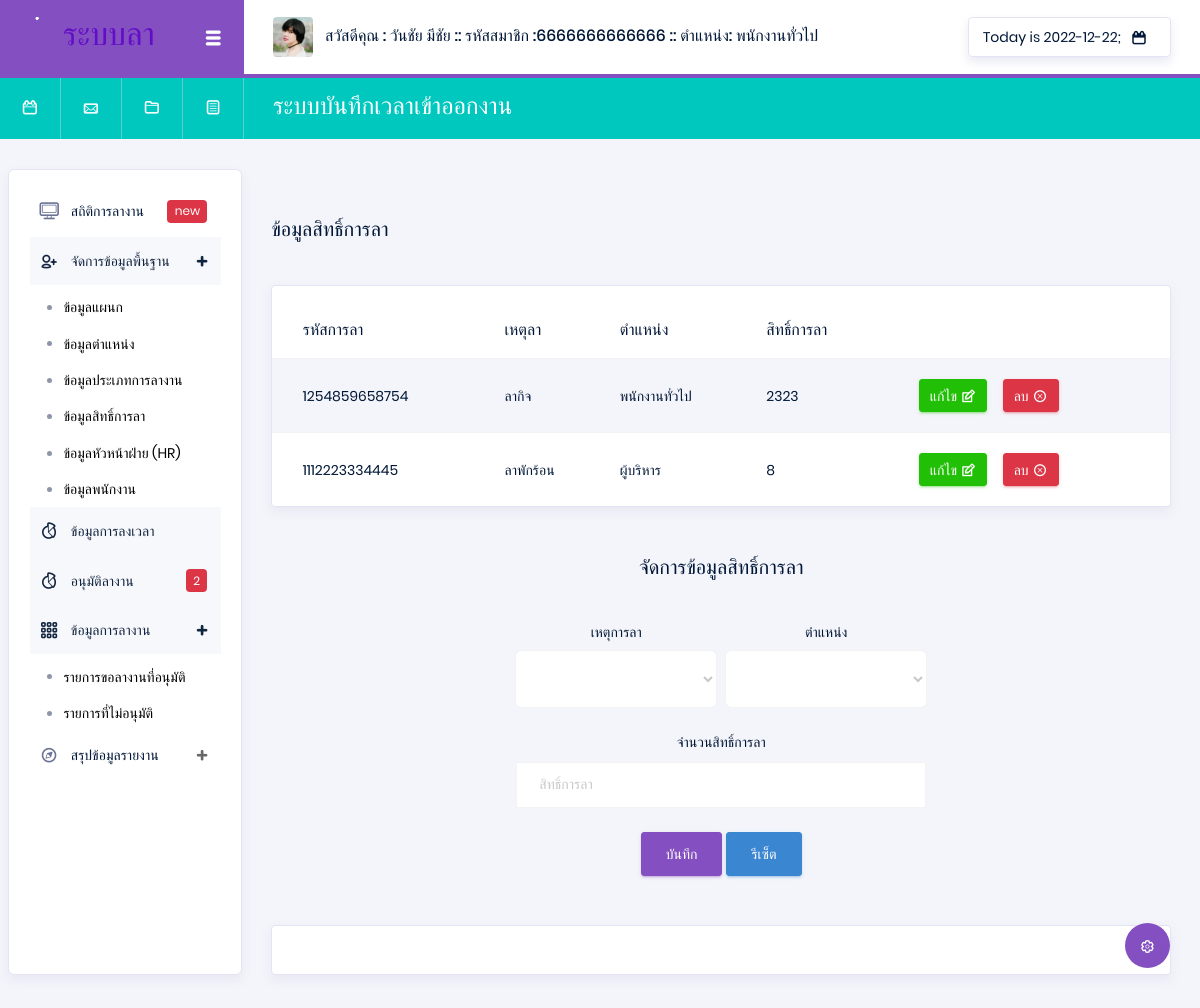
The app's page /index.php?p=peleave (signed in), older data.
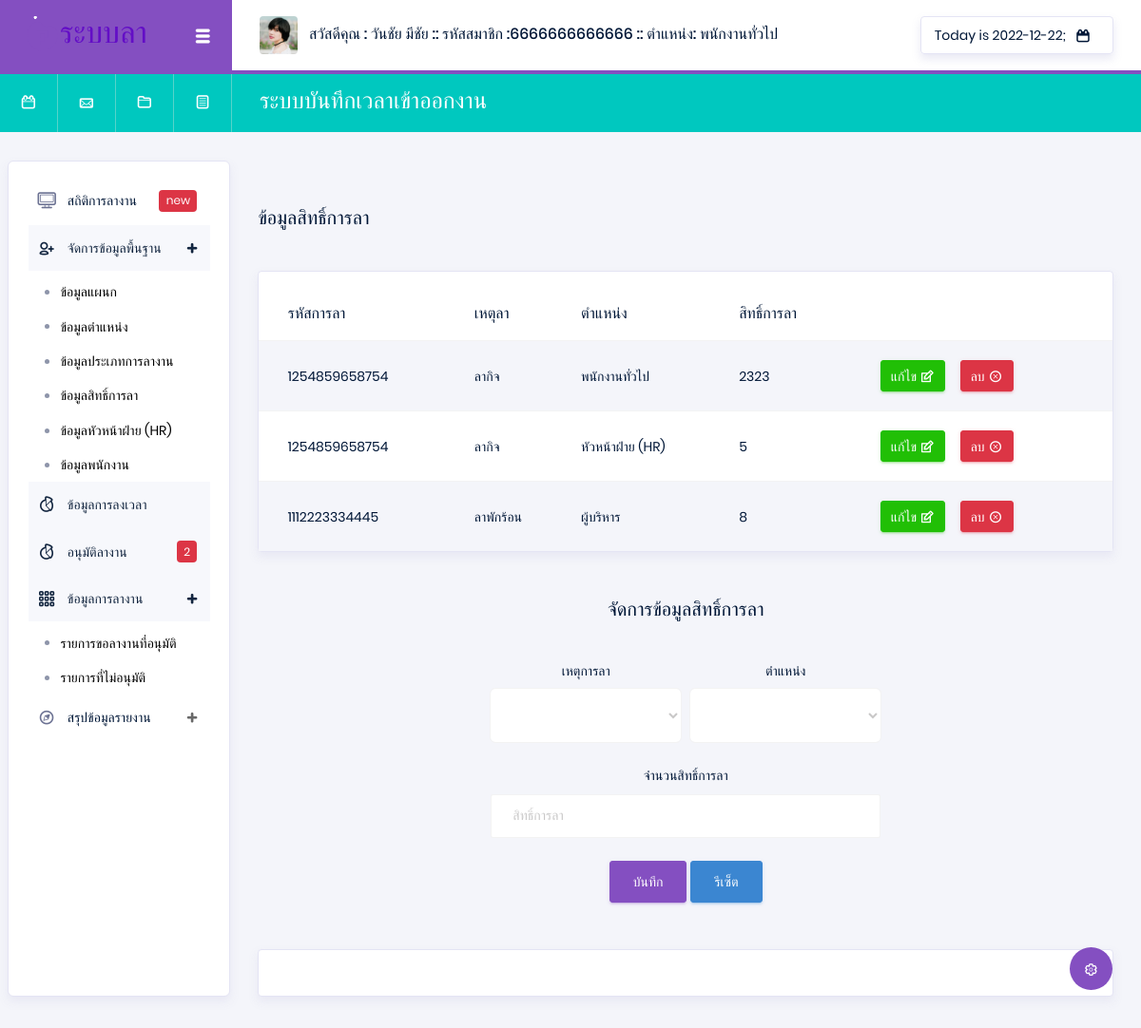
The same page, newer data.
### tables this page shows
CREATE TABLE `position` (
  `Pos_id` varchar(13) NOT NULL,
  `Pos_name` varchar(50) NOT NULL
);

CREATE TABLE `leave_rights` (
  `Type_no` int(10) NOT NULL,
  `Type_id` varchar(100) NOT NULL,
  `Pos_id` varchar(100) NOT NULL,
  `leave_maximum` int(100) NOT NULL
);

CREATE TABLE `typeleave` (
  `Type_id` varchar(13) NOT NULL,
  `Type_name` varchar(50) NOT NULL,
  `Type_details` text NOT NULL
);

### api/showData.php (called while the page is built, shortened)
<?php
$Pos_id = $_SESSION['Pos_id'];
@$ShowPosition = "SELECT * FROM position WHERE  Pos_id =  '$Pos_id' ";
@$SQLShowPosition = mysqli_query($con, $ShowPosition) or die("Error in query: $ShowPosition ");
while ($Showposition = mysqli_fetch_array($SQLShowPosition)) {
    @$Pos_name = $Showposition['Pos_name'];
}
@$position = "SELECT * FROM position  ";
@$Sqlposition = mysqli_query($con, $position) or die("Error in query: $position ");
@$typeleave = "SELECT * FROM typeleave ORDER BY Type_name DESC ";
@$Sqltypeleave = mysqli_query($con, $typeleave) or die("Error in query: $typeleave ");
@$leave_rights = "SELECT * FROM leave_rights ORDER BY Type_id DESC";
@$Sqltleave_rights = mysqli_query($con, $leave_rights) or die("Error in query: $leave_rights ");

### pages/system/peleave.php (the view, shortened to what this page needs)
<div class="main-panel">
    <div class="content-wrapper">
        <br> <br>
        <?php
        extract(@$_GET);
        ?>
        <div class="row">
            <div class="col-xl-6 grid-margin stretch-card flex-column">
                <h5 class="mb-2 text-titlecase mb-4">ข้อมูลสิทธิ์การลา</h5>
            </div>
        </div>
        <div class="row">
            <div class="col-md-12">
                <div class="card">
                    <div class="table-responsive pt-3">
                        <table class="table table-striped project-orders-table">
                            <thead>
                                <tr>
                                    <th class="ml-5">รหัสการลา</th>
                                    <th class="ml-5">เหตุลา</th>
                                    <th>ตำแหน่ง</th>
                                    <th>สิทธิ์การลา</th>
                                </tr>
                            </thead>
                            <tbody>
                                <?php
                                while ($Showpeleave = mysqli_fetch_array($Sqltleave_rights)) {
                                ?>
                                    <tr>
                                        <td><?php echo $Showpeleave['Type_id'] ?></td>
                                        <td><?php
                                            $Type_id =  $Showpeleave['Type_id'];
                                            @$ShowPosition = "SELECT * FROM typeleave WHERE  Type_id =  '$Type_id' ";
                                            @$SQLShowPosition = mysqli_query($con, $ShowPosition) or die("Error in query: $ShowPosition ");
                                            while ($Showposition = mysqli_fetch_array($SQLShowPosition)) {
                                                echo  @$Type_name = $Showposition['Type_name'];
                                            }
                                            ?></td>
                                        <td><?php
                                            $Pos_id = $Showpeleave['Pos_id'];
                                            @$ShowPosition = "SELECT * FROM position WHERE  Pos_id =  '$Pos_id' ";
                                            @$SQLShowPosition = mysqli_query($con, $ShowPosition) or die("Error in query: $ShowPosition ");
                                            while ($Showposition = mysqli_fetch_array($SQLShowPosition)) {
                                                @$Pos_name = $Showposition['Pos_name'];
                                            }
                                            echo $Pos_name;
                                            ?></td>
                                        <td><?php echo $Showpeleave['leave_maximum'] ?></td>
                                        <td>
                                            <div class="d-flex align-items-center">
                                                <button type="button" data-toggle="modal" data-target="#addnullPeleave" onclick="edtiPeleave(Type_id =<?php echo $Showpeleave['Type_no'] ?>)" class="btn btn-success btn-sm btn-icon-text mr-3">
                                                    แก้ไข
                                                    <i class="typcn typcn-edit btn-icon-append"></i>
                                                </button>
                                                <a href="./api/api_system.php?str=deletePeleave&Type_no=<?php echo $Showpeleave['Type_no']; ?>" onclick="return confirm('คุณแน่ใจว่าจะลบข้อมูลใช่หรือไม่');" type="button" class="btn btn-danger btn-sm btn-icon-text">
                                                    ลบ
                                                    <i class="typcn typcn-delete-outline btn-icon-append"></i>
                                                </a>
                                            </div>
                                        </td>
                                    </tr>
                                <?php } ?>
                            </tbody>
                        </table>
                    </div>
                </div>
            </div>
        </div>
        <br><br>
        <center>
            <h5 class="mb-2 text-titlecase mb-4">จัดการข้อมูลสิทธิ์การลา</h5>
            <div class="card-body col-md-6">
                <form class="forms-sample" action="./api/api_system.php" method="POST">
                    <div class="form-row">
                        <div class="form-group col-md-6 ">
                            <label for="exampleInputUsername1">เหตุการลา</label>
                            <select class="form-control form-control-lg" name="Type_id" id="exampleFormControlSelect1">
                                <option id="Type_id" value="" selected> </option>
                                <?php
                                while ($ShowSqltypeleave = mysqli_fetch_array($Sqltypeleave)) {
                                ?>
                                    <option value="<?php echo $ShowSqltypeleave['Type_id'] ?>"><?php echo $ShowSqltypeleave['Type_name'] ?> </option>
                                <?php }  ?>
                            </select>
                        </div>
                        <div class="form-group col-md-6  ">
                            <label for="exampleInputUsername1">ตำแหน่ง</label>
                            <select class="form-control form-control-lg" name="Pos_id" id="exampleFormControlSelect1">
                                <option id="Pos_id" value="" selected> </option>
                                <?php
                                while ($Showposition = mysqli_fetch_array($Sqlposition)) {
                                ?>
                                    <option value="<?php echo $Showposition['Pos_id'] ?>"><?php echo $Showposition['Pos_name'] ?> </option>
                                <?php }  ?>
                            </select>
                        </div>
                        <div class="form-group col-md-12  ">
                            <label for="exampleInputUsername1">จำนวนสิทธิ์การลา</label>
                            <input type="number" class="form-control" name="leave_maximum" id="leave_maximum" placeholder="สิทธิ์การลา" required>
                        </div>
                    </div>
                    <button type="submit" class="btn btn-primary" id="buttonY">บันทึก </button>
                    <a onclick="nullPeleave()" class="btn btn-info" i>รีเซ็ต </a>
                </form>
            </div>
        </center>
    </div>
    <footer class="footer">
        <div class="card">
            <div class="card-body">
            </div>
        </div>
    </footer>
</div>

### index.php (shortened to what this page needs)
<!DOCTYPE html>
<html lang="en">
<head>
  <link rel="stylesheet" href="vendors/typicons/typicons.css">
  <link rel="stylesheet" href="vendors/css/vendor.bundle.base.css">
  <link rel="stylesheet" href="css/vertical-layout-light/style.css">
</head>
<body>
  <div class="container-scroller">
    <?php
    include './confix/DB.php';
    if ($_SESSION['Emp_id'] == null) {
      header("location: ./login.php");
    } else if ($_SESSION['Emp_id'] != null) {
      include './api/showData.php';
      include './Head.php';
      include './ListNan.php';
      @$p = (isset($_GET['p']) ? $_GET['p'] : '');
      if ($p == 'constant') {
        include('./pages/system/constant.php');
      } elseif ($p == 'department') {
        include('./pages/system/department.php');
      } elseif ($p == 'position') {
        include('./pages/system/position.php');
      } elseif ($p == 'peleave') {
        include('./pages/system/peleave.php');
      } elseif ($p == 'employeeHR') {
        include('./pages/system/employeeHR.php');
      } elseif ($p == 'employeeCEO') {
        include('./pages/system/employeeCEO.php');
      } elseif ($p == 'employeeEmp') {
        include('./pages/system/employeeEmp.php');
      } elseif ($p == 'timetable') {
        include('./pages/system/timetable.php');
      }elseif ($p == 'leave1') {
        include('./pages/system/leave1.php');
      } elseif ($p == 'leave2') {
        include('./pages/system/leave2.php');
      } elseif ($p == 'leave3') {
        include('./pages/system/leave3.php');
      } elseif ($p == 'peleave1') {
        include('./pages/system/peleave1.php');
      }
      else {
      }
    }
    ?>
  </div>
  </div>
</body>
</html>

### Head.php (shortened to what this page needs)
<nav class="navbar col-lg-12 col-12 p-0 fixed-top d-flex flex-row">
  <div class="navbar-brand-wrapper d-flex justify-content-center">
    <div class="navbar-brand-inner-wrapper d-flex justify-content-between align-items-center w-100">
      <a class="navbar-brand brand-logo" href="#"><img src="images/logo-dark11.svg" alt="logo" /></a>
      <button class="navbar-toggler navbar-toggler align-self-center" type="button" data-toggle="minimize">
        <span class="typcn typcn-th-menu"></span>
      </button>
    </div>
  </div>
  <div class="navbar-menu-wrapper d-flex align-items-center justify-content-end">
    <ul class="navbar-nav mr-lg-2">
      <li class="nav-item nav-profile dropdown">
        <a class="nav-link" href="#" data-toggle="dropdown" id="profileDropdown">
          <img src="images/faces/face5.jpg" alt="profile" />
          <span class="nav-profile-name">
            สวัสดีคุณ : <?php echo $_SESSION['Emp_name']; ?>
            :: รหัสสมาชิก :<?php echo $_SESSION['Emp_id']; ?>
            :: ตำแหน่ง: <?php echo $Pos_name; ?> </span>
        </a>
      </li>
    </ul>
    <ul class="navbar-nav navbar-nav-right">
      <li class="nav-item nav-date dropdown">
        <a class="nav-link d-flex justify-content-center align-items-center" href="javascript:;">
          <h6 class="date mb-0"> <?php echo "Today is " . date("Y-m-d") ?>;</h6>
          <i class="typcn typcn-calendar"></i>
        </a>
      </li>
    </ul>
  </div>
</nav>
<nav class="navbar-breadcrumb col-xl-12 col-12 d-flex flex-row p-0">
  <div class="navbar-links-wrapper d-flex align-items-stretch">
    <div class="nav-link">
      <a href="javascript:;"><i class="typcn typcn-calendar-outline"></i></a>
    </div>
    <div class="nav-link">
      <a href="javascript:;"><i class="typcn typcn-mail"></i></a>
    </div>
    <div class="nav-link">
      <a href="javascript:;"><i class="typcn typcn-folder"></i></a>
    </div>
    <div class="nav-link">
      <a href="javascript:;"><i class="typcn typcn-document-text"></i></a>
    </div>
  </div>
  <div class="navbar-menu-wrapper d-flex align-items-center justify-content-end">
    <ul class="navbar-nav mr-lg-2">
      <li class="nav-item ml-0">
        <h4 class="mb-0">ระบบบันทึกเวลาเข้าออกงาน </h4>
      </li>
    </ul>
  </div>
</nav>
<div class="container-fluid page-body-wrapper">
  <div class="theme-setting-wrapper">
    <div id="settings-trigger"><i class="typcn typcn-cog-outline"></i></div>
  </div>

### ListNan.php (shortened to what this page needs)
<?php
@$leavefd = "SELECT * FROM `leave` WHERE  Leave_status = 1 ORDER BY Leave_date DESC;   ";
@$Sqlleavefd = mysqli_query($con, $leavefd) or die("Error in query: $leavefd ");
@$numd = mysqli_num_rows($Sqlleavefd);
?>
<nav class="sidebar sidebar-offcanvas" id="sidebar">
  <ul class="nav">
    <li class="nav-item">
      <a class="nav-link" href="#">
        <i class="typcn typcn-device-desktop menu-icon"></i>
        <span class="menu-title">สถิติการลางาน</span>
        <div class="badge badge-danger">new</div>
      </a>
    </li>
    <li class="nav-item">
      <a class="nav-link" data-toggle="collapse" href="#auth" aria-expanded="false" aria-controls="auth">
        <i class="typcn typcn-user-add-outline menu-icon"></i>
        <span class="menu-title">จัดการข้อมูลพื้นฐาน</span>
        <i class="menu-arrow"></i>
      </a>
      <div class="collapse" id="auth">
        <ul class="nav flex-column sub-menu">
          <li class="nav-item"> <a class="nav-link" href="index.php?p=department"> ข้อมูลแผนก </a></li>
          <li class="nav-item"> <a class="nav-link" href="index.php?p=position"> ข้อมูลตำแหน่ง </a></li>
          <li class="nav-item"> <a class="nav-link" href="index.php?p=peleave1"> ข้อมูลประเภทการลางาน </a></li>
          <li class="nav-item"> <a class="nav-link" href="index.php?p=peleave"> ข้อมูลสิทธิ์การลา </a></li>
          <li class="nav-item"> <a class="nav-link" href="index.php?p=employeeHR"> ข้อมูลหัวหน้าฝ่าย (HR) </a></li>
          <li class="nav-item"> <a class="nav-link" href="index.php?p=employeeEmp"> ข้อมูลพนักงาน </a></li>
        </ul>
      </div>
    </li>
    <li class="nav-item">
      <a class="nav-link" href="index.php?p=timetable">
        <i class="typcn typcn-chart-pie-outline menu-icon"></i>
        <span class="menu-title">ข้อมูลการลงเวลา</span>
      </a>
    </li>
    <li class="nav-item">
      <a class="nav-link" href="index.php?p=leave1">
        <i class="typcn typcn-chart-pie-outline menu-icon"></i>
        <span class="menu-title">อนุมัติลางาน</span>
        <div class="badge badge-danger"><?php echo $numd ?></div>
      </a>
    </li>
    <li class="nav-item">
      <a class="nav-link" data-toggle="collapse" href="#tables" aria-expanded="false" aria-controls="tables">
        <i class="typcn typcn-th-small-outline menu-icon"></i>
        <span class="menu-title">ข้อมูลการลางาน</span>
        <i class="menu-arrow"></i>
      </a>
      <div class="collapse" id="tables">
        <ul class="nav flex-column sub-menu">
          <li class="nav-item"> <a class="nav-link" href="index.php?p=leave2">รายการขอลางานที่อนุมัติ</a></li>
          <li class="nav-item"> <a class="nav-link" href="index.php?p=leave3">รายการที่ไม่อนุมัติ</a></li>
        </ul>
      </div>
    </li>
    <li class="nav-item">
      <a class="nav-link" data-toggle="collapse" href="#icons" aria-expanded="false" aria-controls="icons">
        <i class="typcn typcn-compass menu-icon"></i>
        <span class="menu-title">สรุปข้อมูลรายงาน</span>
        <i class="menu-arrow"></i>
      </a>
    </li>
  </ul>
</nav>

Row changes from the older to the newer data that the page shows:
added leave_rights: Type "1254859658754", Pos.Pos_name "หัวหน้าฝ่าย (HR)", leave_maximum "5", typeleave (Type_name "ลากิจ")
